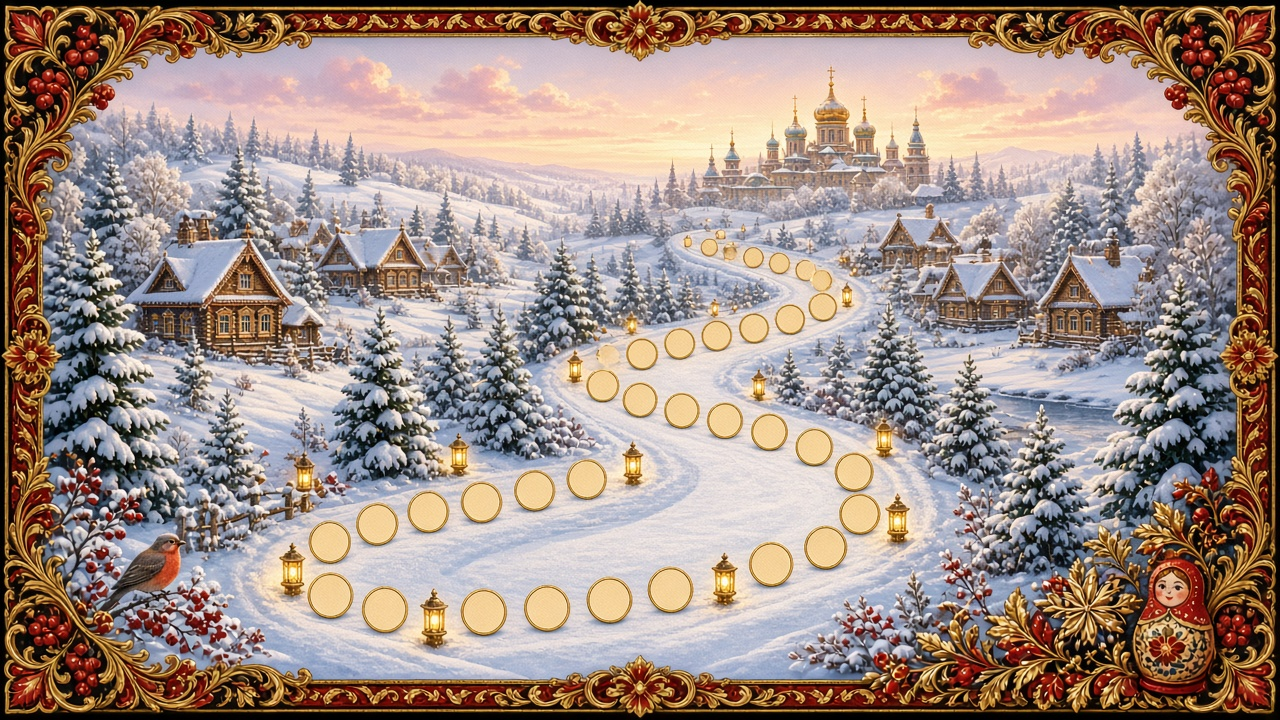
#> input picture advent-tayna-31/assets/map-31-path-blank.jpg, 1280 x 720 px, given in place of z08-01-base.jpg, which was not available
$ python _label_zanyatie08_images.py
#> lines starting #> are read from the running program, lines starting #| are printed output that depends on the picture
#!/usr/bin/env python3
"""Overlay correct Russian labels on lesson-8 base illustrations."""

from pathlib import Path

from PIL import Image, ImageDraw, ImageFont

SRC = Path("/opt/cursor/artifacts/assets")
OUT = Path(__file__).resolve().parent / "zanyatie-08-assets"
ART = Path("/opt/cursor/artifacts/zanyatie-08-assets")

FONT = "/usr/share/fonts/truetype/dejavu/DejaVuSans.ttf"
FONT_B = "/usr/share/fonts/truetype/dejavu/DejaVuSans-Bold.ttf"

TEAL = (42, 122, 140, 240)
TEAL_D = (26, 90, 106, 255)
CORAL = (212, 122, 106, 240)
LEAF = (90, 143, 123, 240)
GOLD = (201, 162, 78, 240)
RED = (196, 92, 92, 240)
WHITE = (255, 255, 255, 255)
INK = (30, 47, 58, 255)
CREAM = (247, 250, 252, 245)
SOFT = (232, 240, 244, 250)


def font(size, bold=False):
    return ImageFont.truetype(FONT_B if bold else FONT, size)


def load_base(name, size=(1600, 900)):
    im = Image.open(SRC / name).convert("RGBA")
    return im.resize(size, Image.Resampling.LANCZOS)


def rounded_rect(draw, xy, fill, radius=18):
    draw.rounded_rectangle(xy, radius=radius, fill=fill)


def pill(draw, x, y, w, h, text, fill, fsize=28):
    rounded_rect(draw, (x, y, x + w, y + h), fill, radius=h // 2)
    f = font(fsize, bold=True)
    bbox = f.getbbox(text)
    tw, th = bbox[2] - bbox[0], bbox[3] - bbox[1]
    draw.text((x + (w - tw) / 2, y + (h - th) / 2 - 2), text, font=f, fill=WHITE)


def caption_bar(im, text, fill=TEAL_D):
    draw = ImageDraw.Draw(im)
    w, h = im.size
    bar_h = 110
    rounded_rect(draw, (40, h - bar_h - 30, w - 40, h - 30), fill, radius=24)
    f = font(40, bold=True)
    bbox = f.getbbox(text)
    tw, th = bbox[2] - bbox[0], bbox[3] - bbox[1]
    draw.text(((w - tw) / 2, h - bar_h - 30 + (bar_h - th) / 2 - 2), text, font=f, fill=WHITE)
    return im


def cover(draw, xy, fill=CREAM):
    draw.rectangle(xy, fill=fill)


def save(im, name):
    OUT.mkdir(parents=True, exist_ok=True)
    ART.mkdir(parents=True, exist_ok=True)
    rgb = im.convert("RGB")
    rgb.save(OUT / name, quality=92)
    rgb.save(ART / name, quality=92)
    print("OK", name)


def make_01():
    im = load_base("z08-01-base.jpg")
    draw = ImageDraw.Draw(im)
    cover(draw, (0, 720, 1600, 900), CREAM)
    for i, (t, c) in enumerate([("нота", TEAL), ("ухо", GOLD), ("голос", CORAL), ("платочек", LEAF)]):
        pill(draw, 80 + i * 380, 760, 340, 70, t, c, fsize=30)
    save(im, "z08-01-title.jpg")


def make_02():
    im = load_base("z08-02-base.jpg")
    draw = ImageDraw.Draw(im)
    cover(draw, (60, 30, 720, 140), CREAM)
    cover(draw, (880, 30, 1540, 140), CREAM)
    pill(draw, 100, 50, 520, 70, "КОНЦЕРТНЫЙ НОМЕР ✕", RED, fsize=28)
    pill(draw, 920, 50, 560, 70, "МЯГКОЕ ПЕНИЕ ВМЕСТЕ ✓", TEAL, fsize=26)
    caption_bar(im, "Выбираем желание подхватить, а не номер")
    save(im, "z08-02-doors.jpg")


def make_03():
    im = Image.new("RGBA", (1200, 900), (247, 250, 252, 255))
    draw = ImageDraw.Draw(im)
    rounded_rect(draw, (120, 60, 1080, 840), (255, 252, 245, 255), radius=20)
    rounded_rect(draw, (480, 30, 720, 90), TEAL_D, radius=12)
    draw.text((220, 130), "Мини-пение 90 секунд", font=font(40, True), fill=TEAL_D)
    draw.line((220, 190, 980, 190), fill=TEAL, width=3)
    rows = [
        "☐   упражнение 20–30 сек",
        "☐   показ 1 фразы песни",
        "☐   повтор детей",
        "☐   можно / нельзя",
        "☐   мягкий стоп",
    ]
    for i, t in enumerate(rows):
        y = 240 + i * 100
        rounded_rect(draw, (200, y, 1000, y + 80), SOFT, radius=16)
        draw.text((240, y + 20), t, font=font(30, True), fill=INK)
    save(im, "z08-03-ritual.jpg")


def make_04():
    im = load_base("z08-04-base.jpg")
    draw = ImageDraw.Draw(im)
    cover(draw, (0, 0, 1600, 70), CREAM)
    pill(draw, 400, 10, 800, 50, "Карта темы · пение 3–4 лет", TEAL_D, fsize=28)
    labels = [
        (60, 120, "Значение", TEAL),
        (1220, 120, "Возраст", GOLD),
        (60, 400, "Задачи", LEAF),
        (1220, 400, "Этапы", CORAL),
        (180, 720, "Упражнения", TEAL),
        (1040, 720, "Репертуар", GOLD),
    ]
    for x, y, t, c in labels:
        cover(draw, (x - 8, y - 8, x + 280, y + 60), CREAM)
        pill(draw, x, y, 260, 52, t, c, fsize=24)
    save(im, "z08-04-mindmap.jpg")


def make_05():
    im = load_base("z08-05-base.jpg")
    draw = ImageDraw.Draw(im)
    cover(draw, (0, 0, 1600, 75), CREAM)
    pill(draw, 350, 12, 900, 50, "Пение развивает шесть сфер", TEAL_D, fsize=28)
    for i, t in enumerate(["слух", "речь", "дыхание", "эмоции", "общение", "память"]):
        pill(draw, 40 + i * 260, 780, 240, 55, t, TEAL if i % 2 == 0 else LEAF, fsize=22)
    save(im, "z08-05-spheres.jpg")


# [149 lines left out: functions make_06, make_07, make_08, make_09, make_10, make_11 and 7 more, not called in this run]


def main():
    make_01()
#> in save, `rgb = im.convert("RGB")`:
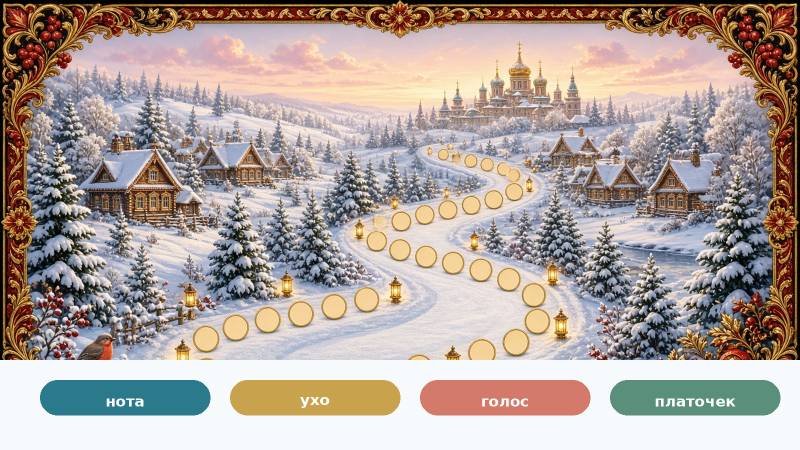
#> rgb: PIL image 1600x900 RGB (shown at 1/2 size); mean R, G, B 174.2, 160.7, 153.7
    make_02()
#> call 2 of load_base, with name = 'z08-02-base.jpg', size = (1600, 900)
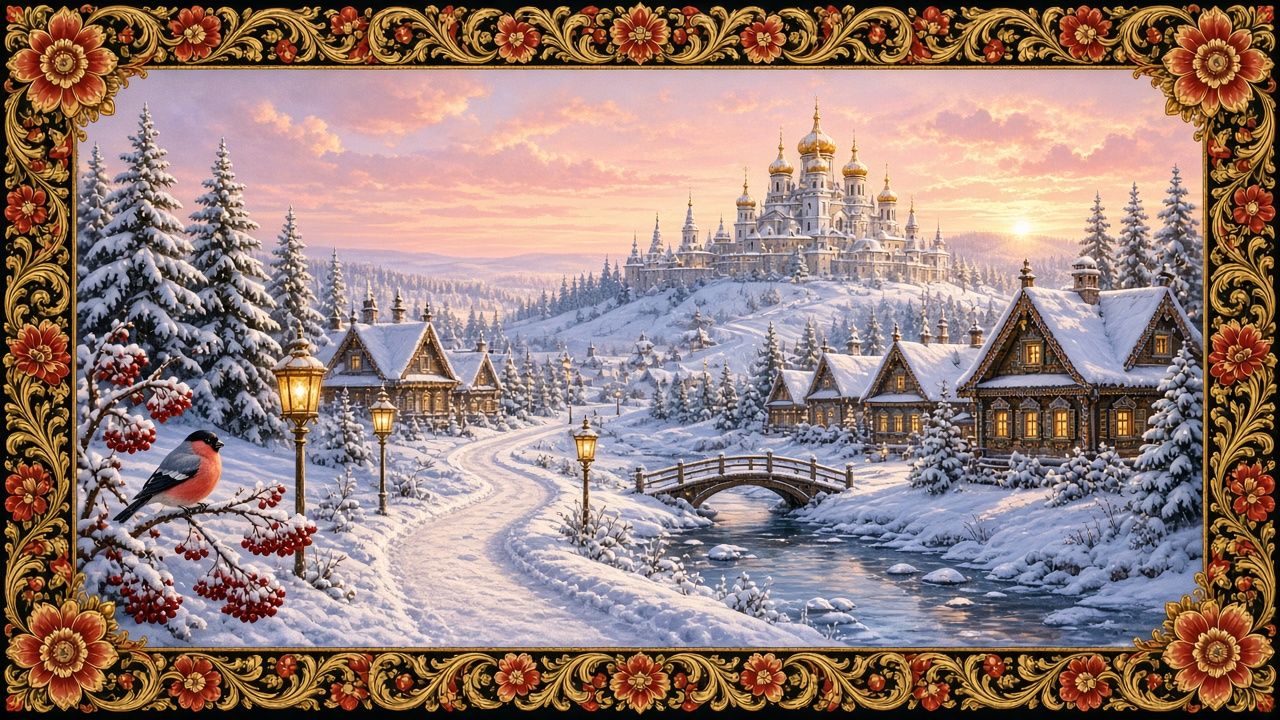
#> input picture advent-tayna-31/assets/map-31-path-clean.jpg, 1280 x 720 px, given in place of z08-02-base.jpg, which was not available
#> in load_base (call 2), `return im.resize(size, Image.Resampling.LANCZOS)`:
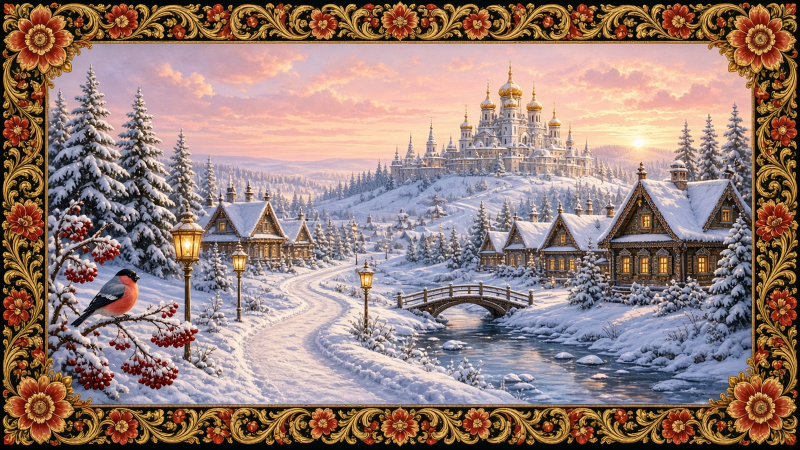
#> returned value: PIL image 1600x900 RGBA (shown at 1/2 size); mean R, G, B, A 150.8, 126.4, 119.2, 255
#> in make_02, `caption_bar(im, "Выбираем желание подхватить, а не номер")`:
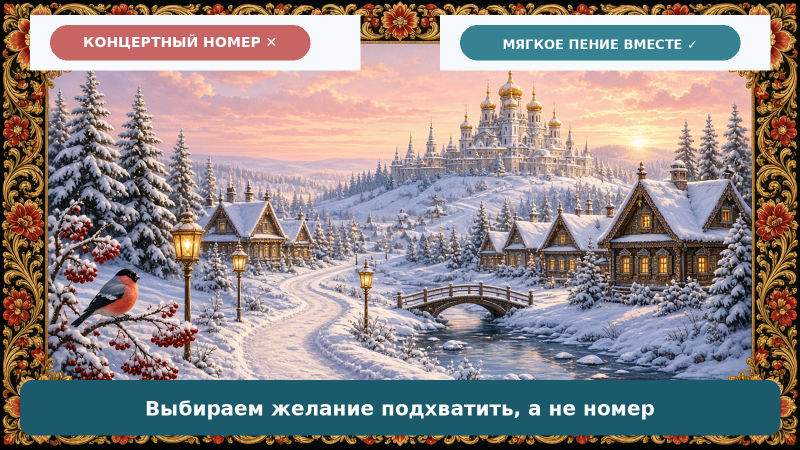
#> im: PIL image 1600x900 RGBA (shown at 1/2 size); mean R, G, B, A 142.5, 132.9, 132, 253.8; transparent parts drawn white
    make_03()
#> in make_03, `im = Image.new("RGBA", (1200, 900), (247, 250, 252, 255))`:
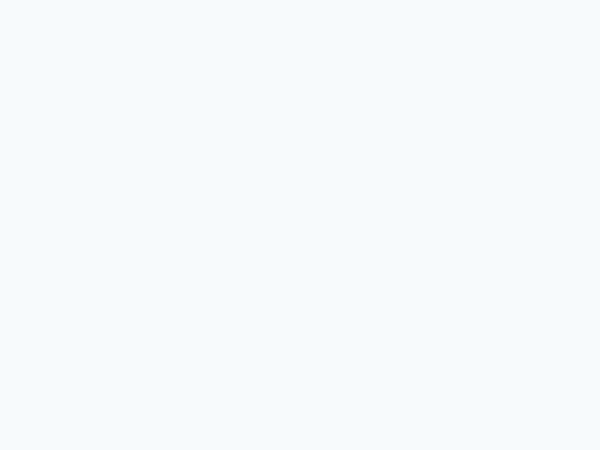
#> im: PIL image 1200x900 RGBA (shown at 1/2 size); mean R, G, B, A 247, 250, 252, 255
#> call 3 of save, with name = 'z08-03-ritual.jpg'
#> in save (call 3), `rgb = im.convert("RGB")`:
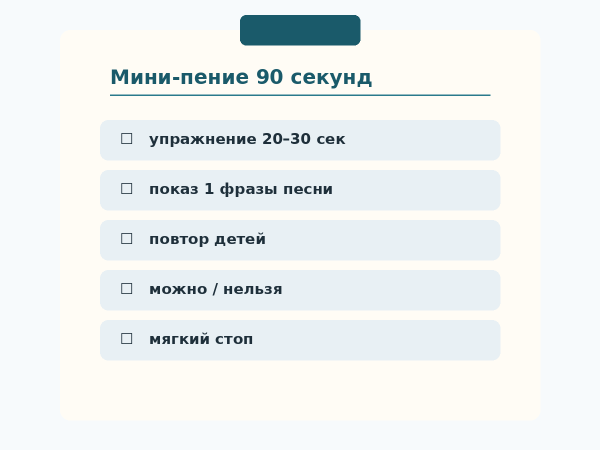
#> rgb: PIL image 1200x900 RGB (shown at 1/2 size); mean R, G, B 238.4, 242, 241.6
    make_04()
#> call 4 of save, with name = 'z08-04-mindmap.jpg'
#> in save (call 4), `rgb = im.convert("RGB")`:
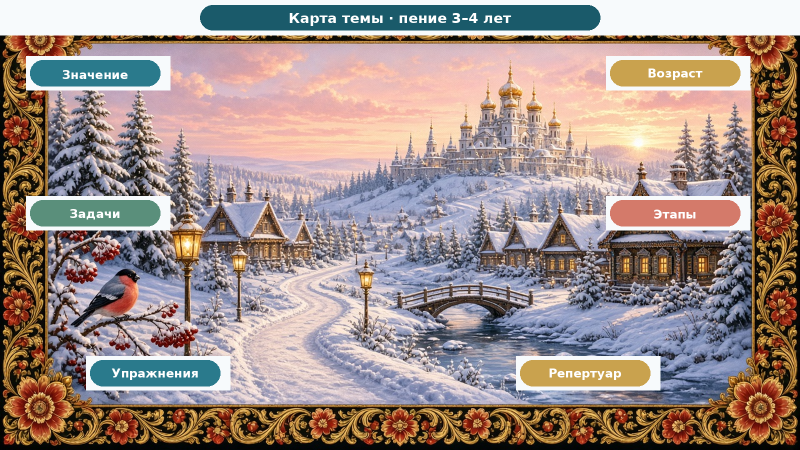
#> rgb: PIL image 1600x900 RGB (shown at 1/2 size); mean R, G, B 158, 140.8, 135.1
    make_05()
    make_06()
    make_07()
    make_08()
    make_09()
    make_10()
    make_11()
    make_12()
    make_13()
    make_14()
    make_15()
    make_16()
    make_17()
    make_18()
    print("All 18 labeled images ready")


if __name__ == "__main__":
#> (the run stopped early here; a loop or call above may not have finished)
